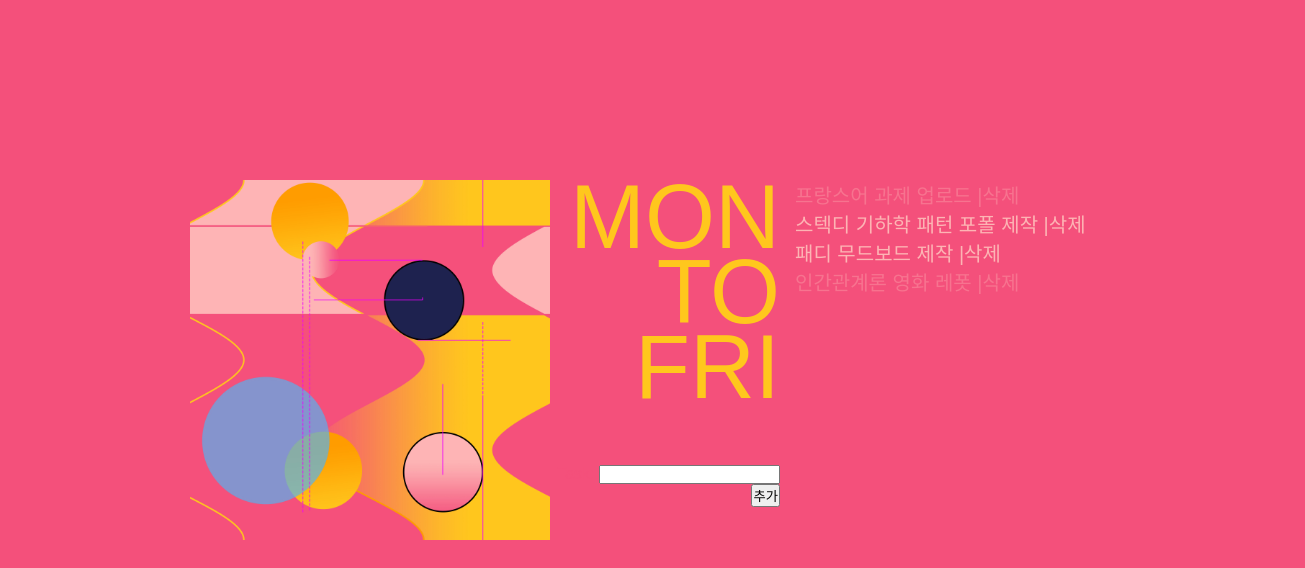
Before: /todos/week with the older database file.
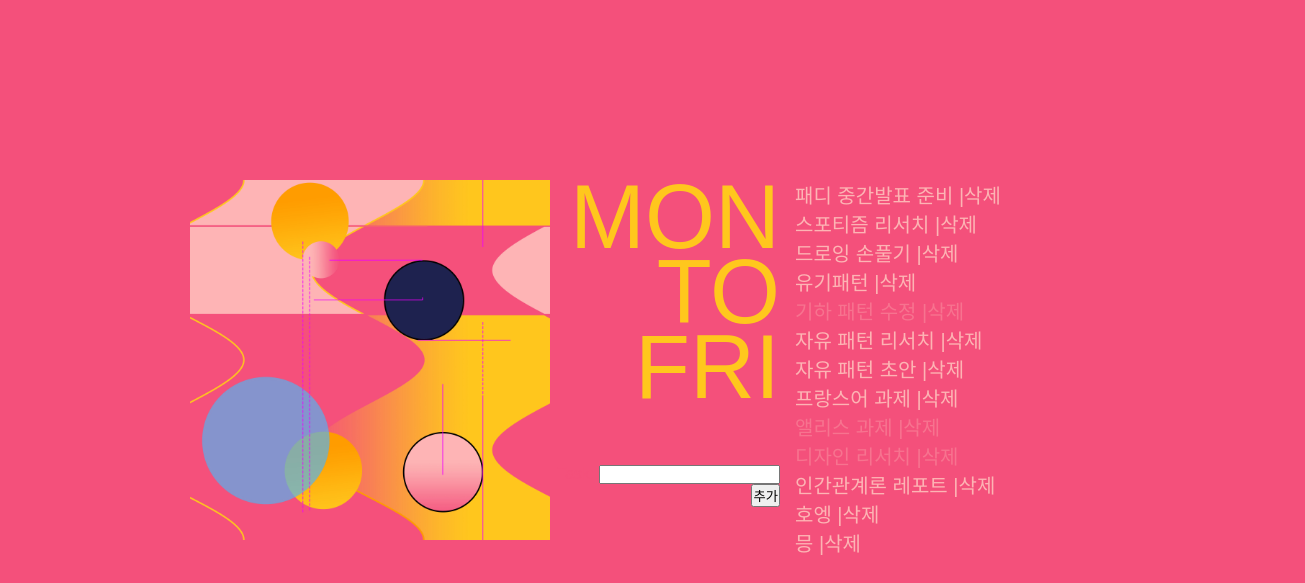
After: the same page with the newer database file.
### todo/models.py (models this page shows, shortened)
class Todo(models.Model) :
    task = models.CharField(max_length=200, null=False)
    is_done = models.BooleanField(default=False)

### todo/views.py (the view)
# urls.py: path('todos/week', todo_week, name="todosweek"),
def todo_week(request) :
    if request.method == 'POST' :
        form = AddForm(request.POST)
        if form.is_valid() :
            form.save()
    todos = Todo.objects.all()
    form = AddForm()
    data = {
        "todos" : todos,
        "form" : form,
    }
    return render(request, "todo_weektemplate.html", data)

### todo/forms.py
class AddForm(forms.ModelForm) :
    class Meta :
        model = Todo
        fields = ('task',)

### todo/template/todo_weektemplate.html
<html>
    {% load static %}
    <head>
        <link rel="stylesheet" href="{% static 'css/todo_week.css' %}">
    </head>
<body>
    <div class="c3">
        <div class="c3_1"><img src = "{% static '기하유기_01.jpg' %}" alt="pattern"></div>
        <div class="c3_2"><img src = "{% static '기하유기_03.jpg' %}" alt="pattern"></div>
    </div>
    <div class="c4">
        <div class="c4_1"><img src = "{% static '기하유기_02.jpg' %}" alt="pattern"></div>
        <div class="c4_2"><img src = "{% static '기하유기_04.jpg' %}" alt="pattern"></div>
    </div>
    <div class="c1">
        <ul class="c1_week">
            <li>MON</li>
            <li>TO</li>
            <li>FRI</li>
        </ul>
        <form method="POST" class="add">
            {% csrf_token %} {{ form.as_p }}
            <button type="submit">추가</button>
        </form>
    </div>
    <div class="c2">
    {% for todo in todos %}
        {% if todo.is_done == True %}
        <div class="c2_"><a href="{% url 'todo_isdone' pk=todo.pk %}" class="todo_task" style="color: #f7738f;">{{ todo.task }}
            | <a href="{% url 'todo_del' pk=todo.pk %}" class="del" style="color: #f7738f;">삭제</a></a></div>
        {% endif %}
        {% if todo.is_done == False %}
        <div class="c2_"><a href="{% url 'todo_isdone' pk=todo.pk %}" class="todo_task">{{ todo.task }}
            | <a href="{% url 'todo_del' pk=todo.pk %}" class="del">삭제</a></a></div>
        {% endif %}
    {% endfor %}
    </div>
</body>
</html>

### static/css/todo_week.css (style rules this page uses)
* { margin: 0; padding: 0; }
a { text-decoration: none; color: #fdb4b4; font-size: 20px; font-family: Arial, Helvetica, sans-serif; }
ol, ul { list-style: none; color: #ffc71d; font-family: Arial, Helvetica, sans-serif; }
body { background-color: #f4507b; }
div.c3 { margin-top: 180px; margin-left: 190px; width: 180px; height: 360px; float: left; }
div.c3 div.c3_1 img { width: 180px; height: 180px; float: left; }
div.c3 div.c3_2 img { width: 180px; height: 180px; float: left; }
div.c4 { margin-top: 180px; width: 180px; height: 360px; float: left; }
div.c4 div.c4_1 img { width: 180px; height: 180px; float: left; }
div.c4 div.c4_2 img { width: 180px; height: 180px; float: left; }
div.c1 { margin-top: 180px; width: 230px; float: left; }
div.c1 ul.c1_week { font-size: 90px; line-height: 75px; text-align: right; }
div.c1 form.add { text-align: right; margin-top: 60px; font-family: Arial, Helvetica, sans-serif; color: #f4507b; }
div.c2 { margin-top: 180px; margin-left: 15px; width: 400px; float: left; }
div.c2 div.c2_ { float: left; width: 500px; }
div.c2 div.c2_ a.todo_task { display: block; float: left; font-family: Arial, Helvetica, sans-serif; }

Changed rows visible on the page:
removed Todo: task "프랑스어 과제 업로드"
removed Todo: task "스텍디 기하학 패턴 포폴 제작"
removed Todo: task "패디 무드보드 제작"
removed Todo: task "인간관계론 영화 레폿"
added Todo: task "패디 중간발표 준비"
added Todo: task "스포티즘 리서치"
added Todo: task "드로잉 손풀기"
added Todo: task "유기패턴"
added Todo: task "기하 패턴 수정"
added Todo: task "자유 패턴 리서치"
added Todo: task "자유 패턴 초안"
added Todo: task "프랑스어 과제"
added Todo: task "앨리스 과제"
added Todo: task "디자인 리서치"
added Todo: task "인간관계론 레포트"
added Todo: task "호엥"
added Todo: task "믕"
